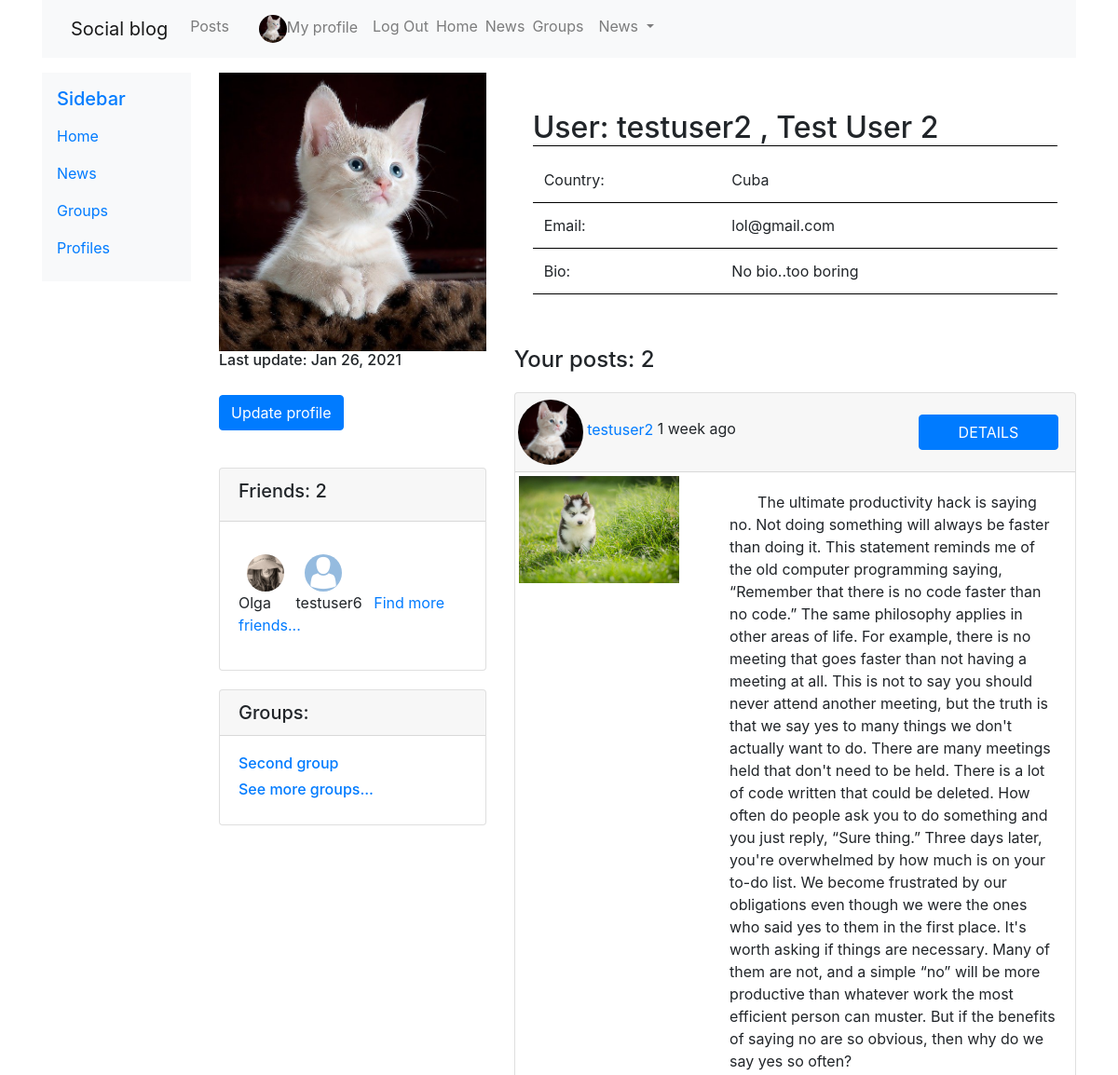
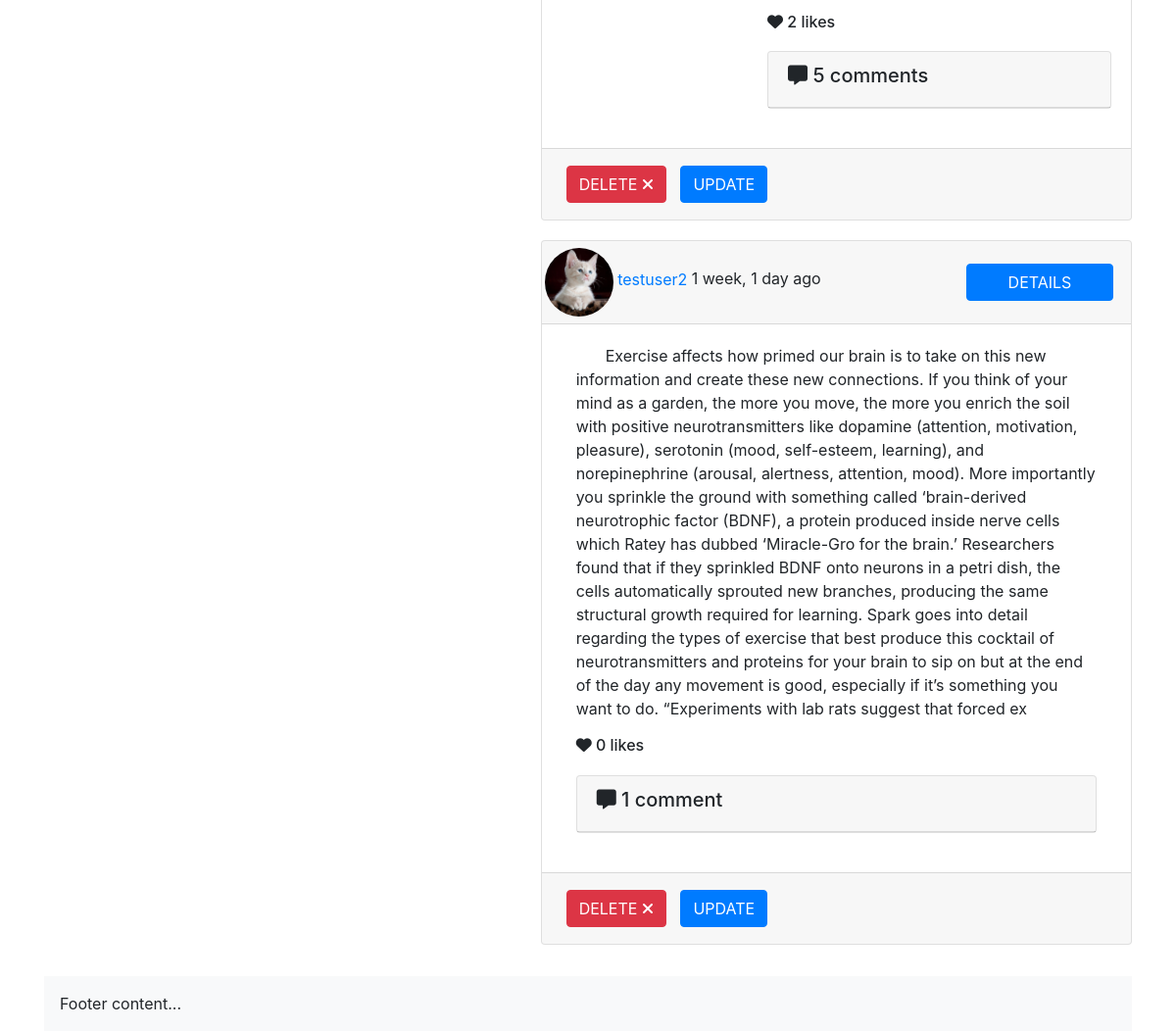
Screenshot of /profiles/myprofile/ (signed in) with the database file from the repository (2 pictures, top to bottom).
### profiles/models.py (models this page shows, shortened)
class Profile(models.Model):
    first_name = models.CharField(max_length=100, blank=True)
    last_name = models.CharField(max_length=100, blank=True)
    user = models.OneToOneField(User, on_delete=models.CASCADE)
    bio = models.TextField(default='No bio...')
    friends = models.ManyToManyField(User, related_name='friends', blank=True)
    email = models.EmailField(max_length=200, blank=True)
    country = models.CharField(max_length=200,blank=True)
    avatar = models.ImageField(default='avatar.png', upload_to='avatars/')
    slug = models.SlugField(unique=True, blank=True)
    updated = models.DateTimeField(auto_now=True)
    created = models.DateTimeField(auto_now_add=True)
    objects = ProfileManager()
    def __str__(self):
        return f'{self.user.username}'   #-{self.created.strftime("%d-%m-%Y")}
    def get_friends(self):
        return self.friends.all()
    def get_friends_no(self):
        return self.friends.all().count()
    __initial_first_name = None
    __initial_last_name = None
    def __init__(self, *args, **kwargs):
        super().__init__(*args, **kwargs)
        self.__initial_first_name = self.first_name
        self.__initial_last_name = self.last_name
    def get_posts_no(self):
        return self.posts.all().count()
    def get_all_authors_posts(self):
        return self.posts.all()
    class Meta:
        ordering = ['-created',]

### groups/models.py (models this page shows, shortened)
class Group(models.Model):
    name = models.CharField(max_length=250, unique=True)
    slug = models.SlugField(null=True, unique=True)
    description = models.TextField(blank=True, default='')
    description_html = models.TextField(editable=False, default='', blank=True)
    members = models.ManyToManyField('profiles.Profile', through='GroupMember')
    class Meta:
        ordering = ['name']

### posts/models.py (models this page shows, shortened)
class Post(models.Model):
    content = models.TextField()
    image = models.ImageField(upload_to='posts', validators=[FileExtensionValidator(['png', 'jpg', 'jpeg'])], blank=True)
    liked = models.ManyToManyField('profiles.Profile', blank=True, related_name='likes')
    updated = models.DateTimeField(auto_now=True)
    created = models.DateTimeField(auto_now_add=True)
    author = models.ForeignKey('profiles.Profile', on_delete=models.CASCADE, related_name='posts', null=True)
    group = models.ForeignKey(Group, related_name='posts', null=True, blank=True, on_delete=models.CASCADE)
    def num_likes(self):
        return self.liked.all().count()
    def num_comments(self):
        return self.comment_set.all().count()
    class Meta:
        ordering = ('-created',)

### profiles/views.py (the view)
# urls.py: path('myprofile/', views.my_profile, name='my_profile_view'),
@login_required
def my_profile(request):
    profile = Profile.objects.get(user=request.user)
    form = ProfileModelForm(request.POST or None, request.FILES or None, instance=profile)
    confirm = False
    group = Group.objects.all()
    if request.method == 'POST':
        if form.is_valid():
            form.save()
            confirm = True
    context = {'profile': profile, 'form': form, 'confirm': confirm, 'group': group}
    return render(request, 'profiles/myprofile.html', context)

### profiles/context_processors.py (called while the page is built)
def profile_pic(request):
    if request.user.is_authenticated:
        profile_obj = Profile.objects.get(user=request.user)
        pic = profile_obj.avatar
        return {'picture': pic}
    return {}

def invitations_no_rec(request):
    if request.user.is_authenticated:
        profile_obj = Profile.objects.get(user=request.user)
        qs_count = Relationship.objects.invitations_received(profile_obj).count()
        return {'invitations_no': qs_count}
    return {}

### profiles/models.py (called while the page is built)
    def invitations_received(self, receiver):
        qs = Relationship.objects.filter(receiver=receiver, status='send')
        return qs

### profiles/templates/profiles/myprofile.html (shortened to what this page needs)
<!DOCTYPE html>
{% extends 'base.html' %}
{% load bootstrap4 %}
{% block content %}
  <div class='row'>
      <div class='col-md-4'>
          <img src="{{profile.avatar.url}}" class="img-fluid">
          <h6>Last update: {{profile.updated|date:"M d, Y"}}</h6>
          <button type="button" class="btn btn-primary" data-toggle="modal" data-target="#myModal">
              Update profile
          </button>
          <div class='card'>
            <div class='card-header myprofile_friends' data-toggle="modal" data-target="#modalFriends">
              <h5>Friends: {{profile.get_friends_no}}</h5>
            </div>
            <div class="card-body">
              <ul class='list-inline'>
                {% for friend in profile.get_friends|slice:9 %}
                <li class="list-inline-item">
                  &nbsp;&nbsp;<a href="{% url 'profiles:profile_detail_view' slug=friend.profile.slug%}"><img class="align-self-center avatar"
                  style="width:40px;height:40px; margin-top: 15px;"
                  src="{{friend.profile.avatar.url}}"></a><br>{{friend.profile}}
                </li>
                {% endfor %}
                <a href="{% url 'profiles:all_profiles_list'%}">Find more friends...</a>
              </ul>
            </div>
          </div>
          <div class="card">
            <h5 class="card-header">Groups: </h5>
            <div class="card-body">
              {% for item in group %}
                {% if profile in item.members.all %}
                    <a href="{% url 'groups:single' slug=item.slug %}"><h6>{{item.name}}</h6></a>
                {% endif %}
              {% endfor %}
              <a href="{% url 'groups:all' %}"><h6>See more groups...</h6></a>
            </div>
          </div>
      </div>
      <div class='col-md-8'>
        <div class="card" style='border: none'>
          <div class="card-body" >
            <h2 class='card-title' style='border-bottom: 1px solid black'>
              User: {{profile.user}}
              {% if profile.first_name %}
                 , {{profile.first_name}}
              {% endif %}
              {% if profile.last_name %}
                {{profile.last_name}}
              {% endif %}
            </h2>
            <div class='card-text'>
                <table class="table table-borderless">
                  {% if profile.country%}
                  <tr>
                    <td>Country:  </td>
                    <td> {{profile.country}} </td>
                  </tr>
                  {% endif %}
                  {% if profile.email %}
                  <tr>
                    <td>Email: </td>
                    <td> {{profile.email}} </td>
                  </tr>
                  {% endif %}
                  <tr>
                    <td>Bio: </td>
                    <td> {{profile.bio }} </td>
                  </tr>
                </table>
            </div>
          </div>
        </div>
          <h4>Your posts: {{profile.get_posts_no}}</h4>
          {% for post in profile.get_all_authors_posts%}
            {% include "posts/_post.html" %}
          {% endfor %}
      </div>
  </div>
{% endblock %}

### posts/templates/posts/_post.html (shortened to what this page needs)
<!DOCTYPE html>
<div class='card mb-3'>
    <div class='card-header' style="padding: 3px;">
        <a href="{% url 'profiles:profile_detail_view' slug=post.author.slug %}">
        <img src="{{post.author.avatar.url}}"
            style="width:70px;height:70px;margin-top:4px;"
            class="avatar">
            {{post.author}}</a><time class="time">   {{post.created|timesince}} ago</time>
        <a href="{% url 'posts:single' pk=post.pk %}"><button class="btn btn-primary float-end" style="width: 150px;margin-right:15px;">DETAILS</button></a>
    </div>
    {% if post.image %}
        <div class="row g-0">
            <div class="col-md-4 d-flex align-items-baseline">
                <img src="{{post.image.url}}" class="img-thumbnail">
            </div>
            <div class="col-md-8">
                <div class="card-body">
                    <div class="card-text">
                        <p>{{post.content}}</p>
                    </div>
                    <h6><i class="fas fa-heart"></i> {{post.num_likes}} like{{post.num_likes|pluralize}} </h6>
                    <div class="card">
                        <div class="card-header" style='width:auto;' data-toggle="collapse" data-target="#comment_box">
                            <h5><i class="fas fa-comment-alt"></i>  {{ post.num_comments }} comment{{post.num_comments|pluralize}}</h5>
                        </div>
                    </div>
                </div>
            </div>
        </div>
    {% else %}
        <div class="col-lg">
            <div class="card-body">
                <div class="card-text">
                    <p>{{post.content}}</p>
                </div>
                <h6><i class="fas fa-heart"></i>  {{post.num_likes}} like{{post.num_likes|pluralize}} </h6>
                <div class="card">
                    <div class="card-header" style='width:auto;' data-toggle="collapse" data-target="#comment_box">
                        <h5><i class="fas fa-comment-alt"></i>  {{ post.num_comments }} comment{{post.num_comments|pluralize}} </h5>
                    </div>
                </div>
            </div>
        </div>
    {% endif %}
        {% if user.is_authenticated and request.user == post.author.user %}
        <div class="card-footer">
            <a href="{% url 'posts:post_delete' pk=post.pk%}" title="delete">
            <button type="button" class="btn btn-danger" aria-hidden="true" style="margin: 5px;" >DELETE
            <i class="fas fa-times"></i></button></a>
            <a href="{% url 'posts:post_update' pk=post.pk%}"><button style="margin: 5px;"  class="btn btn-primary">UPDATE</button></a>
        </div>
        {% endif %}
</div>

### static/social_blog/css/master.css (style rules this page uses)
.avatar { width: 100px; height: 100px; object-fit:cover; border-radius: 50%; }
.btn, .card { margin-top: 20px; margin-bottom: 20px; }
p { text-indent: 30px; }
.img-thumbnail { border: none; }
tr { border-bottom: 1px solid black; }
.myprofile_friends, .detail_friends { cursor: pointer; }

### rows the page displays
Profile: avatar (picture), updated "Jan 26, 2021", get_friends_no "2", user "testuser2", first_name "Test", last_name "User 2", country "Cuba", email "lol@gmail.com", bio "No bio..too boring", get_posts_no "2"
Group: name "Second group"
Post: author.avatar (picture), author "testuser2", created "1 week", image (picture), content "The ultimate productivity hack is saying no. Not doing something will always be faster than doing it. This statement reminds me of the old computer programming saying, “Remember that there is no code faster than no code.” The same philosophy applies in other areas of life. For example, there is no meeting that goes faster than not having a meeting at all. This is not to say you should never attend another meeting, but the truth is that we say yes to many things we don't actually want to do. There are many meetings held that don't need to be held. There is a lot of code written that could be deleted. How often do people ask you to do something and you just reply, “Sure thing.” Three days…", num_likes "2", num_comments "5", shows "DELETE"
Post: author.avatar (picture), author "testuser2", created "1 week, 1 day", content "Exercise affects how primed our brain is to take on this new information and create these new connections. If you think of your mind as a garden, the more you move, the more you enrich the soil with positive neurotransmitters like dopamine (attention, motivation, pleasure), serotonin (mood, self-esteem, learning), and norepinephrine (arousal, alertness, attention, mood). More importantly you sprinkle the ground with something called ‘brain-derived neurotrophic factor (BDNF), a protein produced inside nerve cells which Ratey has dubbed ‘Miracle-Gro for the brain.’ Researchers found that if they sprinkled BDNF onto neurons in a petri dish, the cells automatically sprouted new branches,…", num_likes "0", num_comments "1", shows "DELETE"

### other values shown
{{ friend.profile }} "Olga"
{{ friend.profile }} "testuser6"
